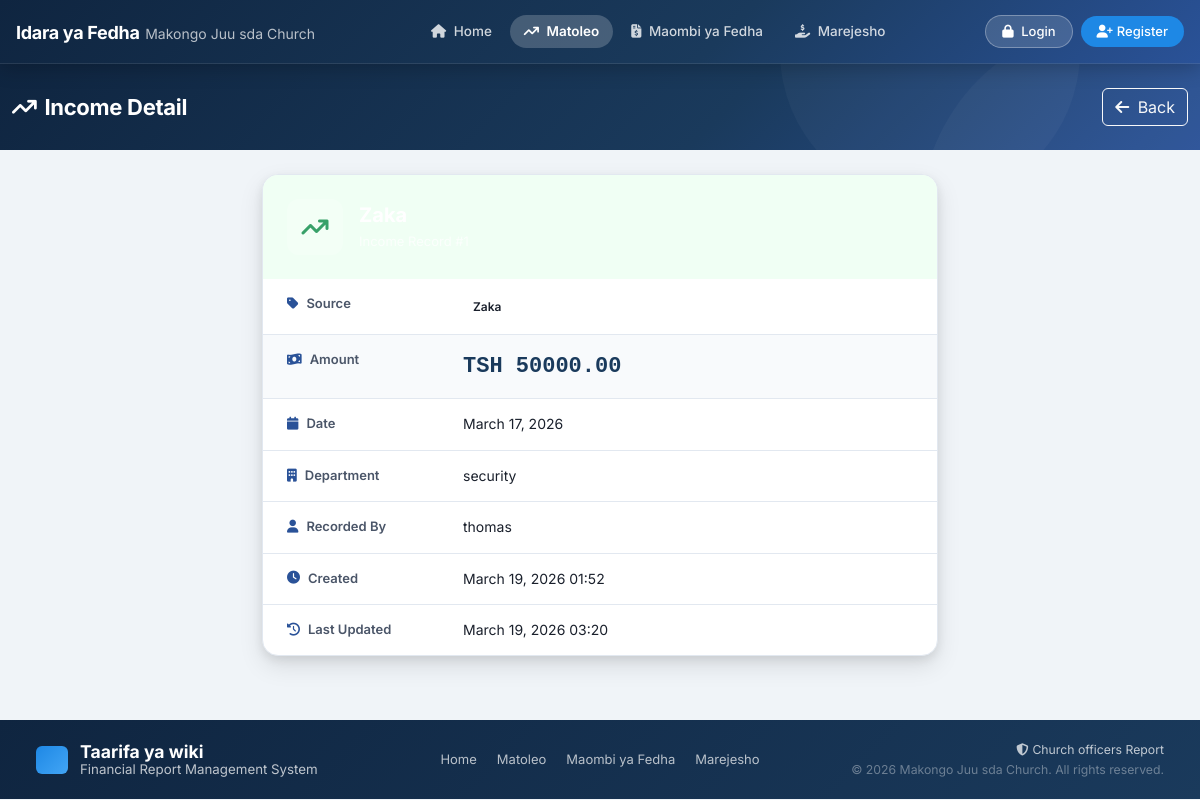
The page /income/1/detail/ on the database as committed earlier.
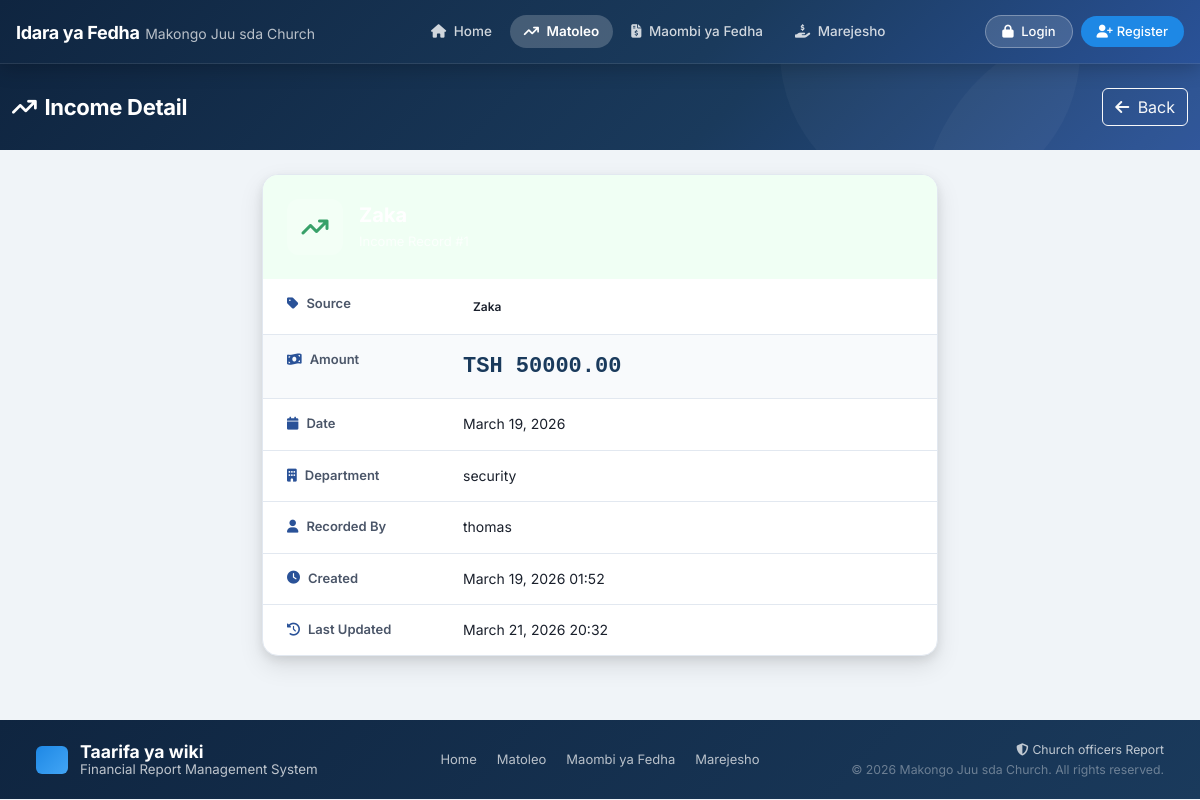
The same page on the database as committed later.
### dashboard/models.py (models this page shows, shortened)
class Income(models.Model):
    source = models.CharField(max_length=20, choices=INCOME_SOURCE_CHOICES, default='other')
    source_name = models.CharField(max_length=200, blank=True, help_text="Custom source name for 'Other' income")
    amount = models.DecimalField(max_digits=20, decimal_places=2)
    date = models.DateField(default=timezone.now)
    description = models.TextField(blank=True)
    department = models.CharField(max_length=50, choices=DEPARTMENT_CHOICES, blank=True)
    created_by = models.ForeignKey(User, on_delete=models.SET_NULL, null=True, blank=True, related_name='incomes')
    created_at = models.DateTimeField(auto_now_add=True)
    updated_at = models.DateTimeField(auto_now=True)
    class Meta:
        ordering = ['-date', '-created_at']
    def get_display_name(self):
        if self.source_name:
            return self.source_name
        return self.get_source_display()

### dashboard/views.py (the view)
# urls.py: path('income/<int:pk>/detail/', views.income_detail, name='income_detail'),
def income_detail(request, pk):
    income = get_object_or_404(Income, pk=pk)
    return render(request, 'dashboard/income_detail.html', {'income': income, 'active_tab': 'income'})

### templates/dashboard/income_detail.html (shortened to what this page needs)
{% extends 'base.html' %}
{% load static %}
{% block content %}
<div class="page-wrapper">
    <div class="page-header">
        <div class="container-fluid">
            <div class="row align-items-center">
                <div class="col">
                    <h1 class="page-title"><i class="fas fa-arrow-trend-up me-2"></i>Income Detail</h1>
                </div>
                <div class="col-auto d-flex gap-2">
                    <a href="{% url 'income' %}" class="btn btn-outline-light">
                        <i class="fas fa-arrow-left me-1"></i> Back
                    </a>
                </div>
            </div>
        </div>
    </div>
    <div class="container-fluid py-4">
        <div class="row justify-content-center">
            <div class="col-lg-7">
                <div class="detail-card">
                    <div class="detail-card-header income-bg">
                        <div class="detail-icon"><i class="fas fa-arrow-trend-up"></i></div>
                        <div>
                            <h4>{{ income.get_display_name }}</h4>
                            <p>Income Record #{{ income.pk }}</p>
                        </div>
                    </div>
                    <div class="detail-card-body">
                        <div class="detail-row">
                            <span class="detail-label"><i class="fas fa-tag me-2"></i>Source</span>
                            <span class="detail-value">
                                <span class="source-badge">{{ income.get_display_name }}</span>
                            </span>
                        </div>
                        <div class="detail-row highlight">
                            <span class="detail-label"><i class="fas fa-money-bill-wave me-2"></i>Amount</span>
                            <span class="detail-value amount-large">TSH {{ income.amount|floatformat:2 }}</span>
                        </div>
                        <div class="detail-row">
                            <span class="detail-label"><i class="fas fa-calendar me-2"></i>Date</span>
                            <span class="detail-value">{{ income.date|date:"F d, Y" }}</span>
                        </div>
                        {% if income.department %}
                        <div class="detail-row">
                            <span class="detail-label"><i class="fas fa-building me-2"></i>Department</span>
                            <span class="detail-value">{{ income.get_department_display }}</span>
                        </div>
                        {% endif %}
                        <div class="detail-row">
                            <span class="detail-label"><i class="fas fa-user me-2"></i>Recorded By</span>
                            <span class="detail-value">{{ income.created_by.get_full_name|default:income.created_by.username|default:"System" }}</span>
                        </div>
                        <div class="detail-row">
                            <span class="detail-label"><i class="fas fa-clock me-2"></i>Created</span>
                            <span class="detail-value">{{ income.created_at|date:"F d, Y H:i" }}</span>
                        </div>
                        {% if income.updated_at != income.created_at %}
                        <div class="detail-row">
                            <span class="detail-label"><i class="fas fa-history me-2"></i>Last Updated</span>
                            <span class="detail-value">{{ income.updated_at|date:"F d, Y H:i" }}</span>
                        </div>
                        {% endif %}
                    </div>
                </div>
            </div>
        </div>
    </div>
</div>
{% endblock %}

Rows that differ between the two databases and show on the page:
changed Income "security": date "March 17, 2026" → "March 19, 2026"; updated_at "March 19, 2026 03:20" → "March 21, 2026 20:32"
